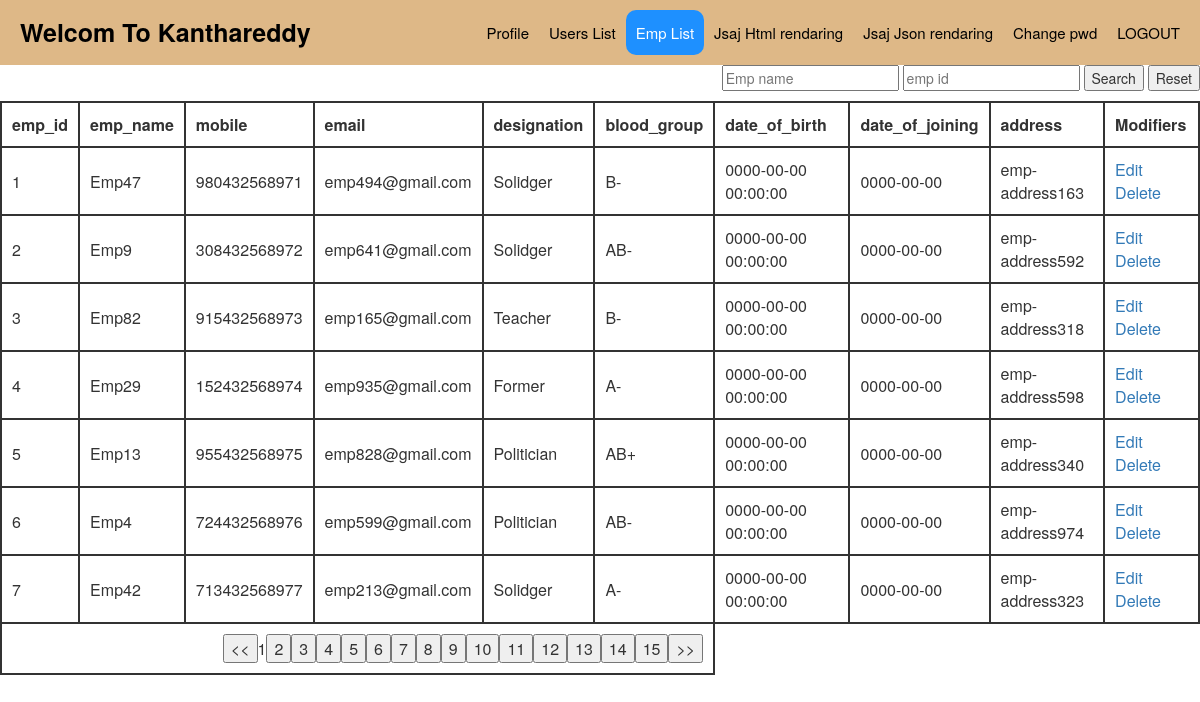
The page /emp_details.php (signed in) on the database its author committed.
### tables this page shows
CREATE TABLE `employee_details` (
  `emp_id` int(11) NOT NULL,
  `emp_name` varchar(255) NOT NULL,
  `email` varchar(255) NOT NULL,
  `mobile` varchar(255) NOT NULL,
  `address` varchar(255) NOT NULL,
  `date_of_birth` datetime NOT NULL,
  `date_of_joining` date NOT NULL,
  `blood_group` varchar(255) NOT NULL,
  `designation` varchar(255) NOT NULL
);

### emp_search_filtter.php (called while the page is built, shortened)
<?php
require_once __DIR__ . '/lib/perpage.php';
require_once __DIR__ . '/lib/DataSource.php';
$database = new DataSource();
$emp_name = "";
$emp_id = "";
$queryCondition = "";
$orderby = " ORDER BY emp_id ASC";
$sql = "SELECT * FROM employee_details " . $queryCondition;
if(isset($_REQUEST['empaj']))
{
	$href = 'jsaj_emp_list.php';
	if($_REQUEST['empaj'] == "empaj")
	{
		echo json_encode($result);exit;
	}
}else{
	$href = 'emp_details.php';
}
$perPage = $per_page;
$page = 1;
$start = ($page - 1) * $perPage;
$query = $sql . $orderby . " limit " . $start . "," . $perPage;
$result = $database->select($query);
if (! empty($result)) {
    $result["perpage"] = showperpage($sql, $perPage, $href);
}
?>

### lib/DataSource.php (called while the page is built, shortened)
<?php
class DataSource
{
    private $connection;
    function __construct()
    {
        $this->connection = $this->getConnection();
    }
    public function getConnection()
    {
        $connection = new \mysqli(self::HOST, self::USERNAME, self::PASSWORD, self::DATABASENAME);
        $connection->set_charset("utf8");
        return $connection;
    }
    public function execute($query, $paramType = "", $paramArray = array())
    {
        $statement = $this->connection->prepare($query);
        $statement->execute();
        return $statement;
    }
    public function select($query, $paramType = "", $paramArray = array())
    {
        $statement = $this->execute($query, $paramType, $paramArray);
        $result = $statement->get_result();
        if ($result->num_rows > 0) {
            $resultset = null;
            while ($row = $result->fetch_assoc()) {
                $resultset[] = $row;
            }
            return $resultset;
        }
    }
    public function getRecordCount($query, $paramType = "", $paramArray = array())
    {
        $statement = $this->execute($query, $paramType, $paramArray);
        $statement->store_result();
        return $statement->num_rows;
    }
}

### emp_details.php (the view, shortened to what this page needs)
<?php
include_once('emp_search_filtter.php');
?>
<html>
<head>
  <link rel="stylesheet" href="https://maxcdn.bootstrapcdn.com/bootstrap/3.4.1/css/bootstrap.min.css">
</head>
<body>
<form name="frmSearch" method="post" action="">
    <div style="float:right;">
        <p>
            <input type="text" placeholder="Emp name" name="search[emp_name]"
                value="<?php echo $emp_name; ?>" /> <input type="text"
                placeholder="emp id" name="search[emp_id]"
                value="<?php echo $emp_id; ?>" /> <input type="submit"
                name="go" class="btnSearch" value="Search"> <input
                type="reset" class="btnReset" value="Reset"
                onclick="window.location='emp_details.php'">
        </p>
    </div>
    <table class="stripped">
        <thead>
            <tr>
                <th>emp_id</th>
                <th>emp_name</th>
                <th>mobile</th>
                <th>email</th>
                <th>designation</th>
                <th>blood_group</th>
                <th>date_of_birth</th>
                <th>date_of_joining</th>
                <th>address</th>
                <th>Modifiers</th>
            </tr>
        </thead>
        <tbody>
                    <?php
                    if (! empty($result)) {
                        foreach ($result as $key => $value) {
                            if (is_numeric($key)) {
                                ?>
                     <tr>
                <td><?php echo $result[$key]['emp_id']; ?></td>
                <td><?php echo $result[$key]['emp_name']; ?></td>
                <td><?php echo $result[$key]['mobile']; ?></td>
                <td><?php echo$result[$key]['email']; ?></td>
                <td><?php echo$result[$key]['designation']; ?></td>
                <td><?php echo$result[$key]['blood_group']; ?></td>
                <td><?php echo$result[$key]['date_of_birth']; ?></td>
                <td><?php echo$result[$key]['date_of_joining']; ?></td>
                <td><?php echo$result[$key]['address']; ?></td>
                <td><a class="mr-20"
                    href="edit.php?id=<?php echo $result[$key]["emp_id"]; ?>">Edit</a>
                    <a
                    href="delete.php?action=delete&id=<?php echo $result[$key]["emp_id"]; ?>">Delete</a>
                </td>
            </tr>
                    <?php
                            }
                        }
                    }
                    if (isset($result["perpage"])) {
                        ?>
                        <tr>
                <td colspan="6" align=right> <?php echo $result["perpage"]; ?></td>
            </tr>
                    <?php } ?>
                    </tbody>
    </table>
</form>
</body>
</html>

### header.php (style rules this page uses)
* { box-sizing: border-box; }
body { margin: 0; font-family: Arial, Helvetica, sans-serif; }

### emp_details.php (style rules this page uses)
th, td { padding: 10px !important; border:2px solid; }

### rows shown on the page
employee_details: emp_id "1", emp_name "Emp47", mobile "980432568971", email "emp494@gmail.com", designation "Solidger", blood_group "B-", date_of_birth "0000-00-00 00:00:00", date_of_joining "0000-00-00", address "emp-address163"
employee_details: emp_id "2", emp_name "Emp9", mobile "308432568972", email "emp641@gmail.com", designation "Solidger", blood_group "AB-", date_of_birth "0000-00-00 00:00:00", date_of_joining "0000-00-00", address "emp-address592"
employee_details: emp_id "3", emp_name "Emp82", mobile "915432568973", email "emp165@gmail.com", designation "Teacher", blood_group "B-", date_of_birth "0000-00-00 00:00:00", date_of_joining "0000-00-00", address "emp-address318"
employee_details: emp_id "4", emp_name "Emp29", mobile "152432568974", email "emp935@gmail.com", designation "Former", blood_group "A-", date_of_birth "0000-00-00 00:00:00", date_of_joining "0000-00-00", address "emp-address598"
employee_details: emp_id "5", emp_name "Emp13", mobile "955432568975", email "emp828@gmail.com", designation "Politician", blood_group "AB+", date_of_birth "0000-00-00 00:00:00", date_of_joining "0000-00-00", address "emp-address340"
employee_details: emp_id "6", emp_name "Emp4", mobile "724432568976", email "emp599@gmail.com", designation "Politician", blood_group "AB-", date_of_birth "0000-00-00 00:00:00", date_of_joining "0000-00-00", address "emp-address974"
employee_details: emp_id "7", emp_name "Emp42", mobile "713432568977", email "emp213@gmail.com", designation "Solidger", blood_group "A-", date_of_birth "0000-00-00 00:00:00", date_of_joining "0000-00-00", address "emp-address323"

### other values the page prints
$_SESSION['name'] "Kanthareddy"
